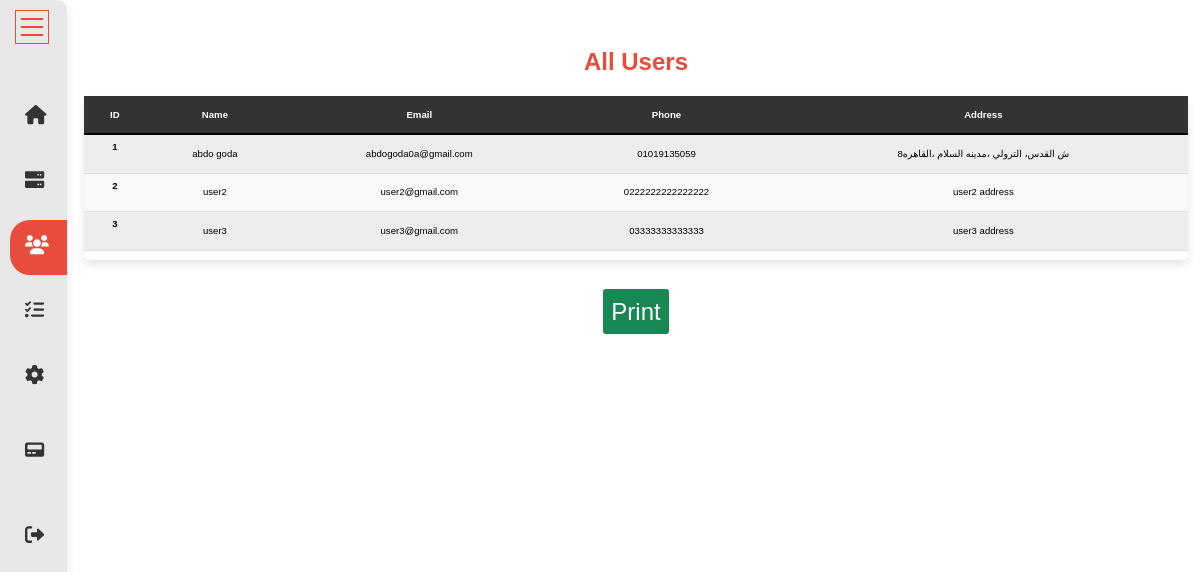
Page /users.php (signed in) on the committed database.
### tables this page shows
CREATE TABLE `users` (
  `id` int(11) NOT NULL,
  `name` varchar(255) NOT NULL,
  `email` varchar(255) NOT NULL,
  `phone` varchar(255) NOT NULL,
  `address` varchar(255) NOT NULL,
  `password` varchar(255) NOT NULL
);

### users.php (the view, shortened to what this page needs)
<?php
@include 'config.php';
?>
<!DOCTYPE html>
<html lang="en">
<head>
  <link rel="stylesheet" href="https://cdnjs.cloudflare.com/ajax/libs/font-awesome/6.2.0/css/all.min.css">
  <link rel="stylesheet" href="css/bootstrap.min.css">
  <link rel="stylesheet" href="css/adminStyle.css">
</head>
<body>
  <?php @include 'adminNav.php';?>
  <center>
    <div class="container">
      <h1 class="heade">All Users</h1>
      <div class="boxEdit usersEdit">
        <table class="table table-striped table-light table-border">
          <thead>
            <tr>
              <th scope="col">ID</th>
              <th scope="col">Name</th>
              <th scope="col">Email</th>
              <th scope="col">Phone</th>
              <th scope="col">Address</th>
            </tr>
          </thead>
          <tbody>
            <?php
              $select_users = mysqli_query($con,"SELECT * FROM users")or die("ERROR IN FETCHING USERS DATA!");
              if(mysqli_num_rows($select_users)>0){
                while($row = mysqli_fetch_assoc($select_users)){
                  ?>
            <tr>
              <th scope="row"><?php echo $row['id'];?></th>
              <td><?php echo $row['name'];?></td>
              <td><?php echo $row['email'];?></td>
              <td><?php echo $row['phone'];?></td>
              <td><?php echo $row['address'];?></td>
            </tr>
            <?php
                }
              }
            ?>
          </tbody>
        </table>
      </div>
      <a href="#" class="btn btn-success my-5 fs-1" onclick="return window.print()">Print</a>
    </div>
  </center>
</body>
</html>

### css/adminStyle.css (style rules this page uses)
:root { --main-color: #2980b9; --red: #e74c3c; --orange: #f39c12; --black: #333; --white: #fff; --light-bg: #e8e8e8; --light-color: #666; --border: 0.1rem solid var(--light-color); --box-shadow: 0 0.5rem 1rem rgba(0, 0, 0, 0.1); }
* { font-family: "Nunito", sans-serif; margin: 0; padding: 0; box-sizing: border-box; outline: none; border: none; text-decoration: none; transition: 0.2s linear; list-style: none; }
html { font-size: 60% !important; overflow-x: hidden; scroll-behavior: smooth; scroll-padding-top: 4rem; }
.container { margin: auto; margin-top: 5rem; margin-left: 8rem; width: calc(100% - 8.5rem) !important; max-width: 100%; height: 100vh; display: flex; align-items: center; justify-content: flex-start; flex-direction: column; }
.container .boxEdit { text-align: center; padding: 1rem 2rem; border-radius: 0.5rem; box-shadow: var(--box-shadow); background-color: var(--white); border: var(--border); width: 50%; }
.usersEdit { width: 100% !important; padding: 0rem !important; }
table thead tr, table thead th { background-color: #333 !important; color: #fff; }
table tbody td, table thead th { padding: 1.2rem 1rem !important; }
h1.heade { font-weight: bold; color: var(--red); margin-bottom: 2rem; }

### users.php (style rules this page uses)
.boxEdit { border: none !important; }

### rows in the picture
users: id "1", name "abdo goda", email "abdogoda0a@gmail.com", phone "01019135059", address "8ش القدس، الترولي ،مدينه السلام ،القاهره"
users: id "2", name "user2", email "user2@gmail.com", phone "0222222222222222", address "user2 address"
users: id "3", name "user3", email "user3@gmail.com", phone "03333333333333", address "user3 address"
